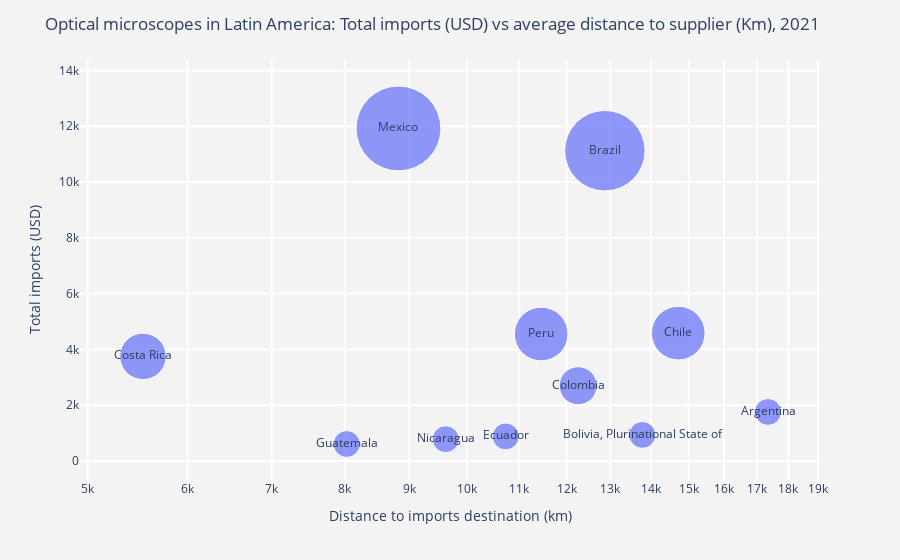

Notebook code cell kept with this figure:
### Code cell
fig2 = px.scatter(df_latam.query("share_perc>0"), x="distance_km", y="imported_USD",
	         size="share_perc", text="Importer",
                 log_x=True, size_max=60)

fig2.update_layout(
    title='Optical microscopes in Latin America: Total imports (USD) vs average distance to supplier (Km), 2021',
    xaxis=dict(
        title='Distance to imports destination (km)',
        gridcolor='white',
        gridwidth=2,
    ),
    yaxis=dict(
        title='Total imports (USD)',
        gridcolor='white',
        gridwidth=2,
    ),
    paper_bgcolor='rgb(243, 243, 243)',
    plot_bgcolor='rgb(243, 243, 243)',
    
)
fig2.show()

### Figure 1 — Plotly figure (JSON) as saved in the notebook; plotly's stock layout.template omitted (floating-point values rounded to 4 significant figures)
{"data": [{"hovertemplate": "distance_km=%{x}<br>imported_USD=%{y}<br>share_perc=%{marker.size}<br>Importer=%{text}<extra></extra>", "legendgroup": "", "marker": {"color": "#636efa", "size": [1, 0.9, 0.4, 0.4, 0.3, 0.2, 0.1, 0.1, 0.1, 0.1, 0.1], "sizemode": "area", "sizeref": 0.0002778, "symbol": "circle"}, "mode": "markers+text", "name": "", "orientation": "v", "showlegend": false, "text": ["Mexico", "Brazil", "Chile", "Peru", "Costa Rica", "Colombia", "Argentina", "Bolivia, Plurinational State of", "Ecuador", "Nicaragua", "Guatemala"], "type": "scatter", "x": [8825, 12870, 14718, 11456, 5532, 12257, 17342, 13783, 10736, 9621, 8029], "xaxis": "x", "y": [11921, 11123, 4584, 4554, 3751, 2699, 1759, 936, 882, 784, 610], "yaxis": "y"}], "layout": {"autosize": true, "legend": {"itemsizing": "constant", "tracegroupgap": 0}, "margin": {"t": 60}, "paper_bgcolor": "rgb(243, 243, 243)", "plot_bgcolor": "rgb(243, 243, 243)", "title": {"text": "Optical microscopes in Latin America: Total imports (USD) vs average distance to supplier (Km), 2021"}, "xaxis": {"anchor": "y", "autorange": true, "domain": [0, 1], "gridcolor": "white", "gridwidth": 2, "range": [3.703, 4.274], "title": {"text": "Distance to imports destination (km)"}, "type": "log"}, "yaxis": {"anchor": "x", "autorange": true, "domain": [0, 1], "gridcolor": "white", "gridwidth": 2, "range": [-1559.0, 16800.0], "title": {"text": "Total imports (USD)"}, "type": "linear"}}}
